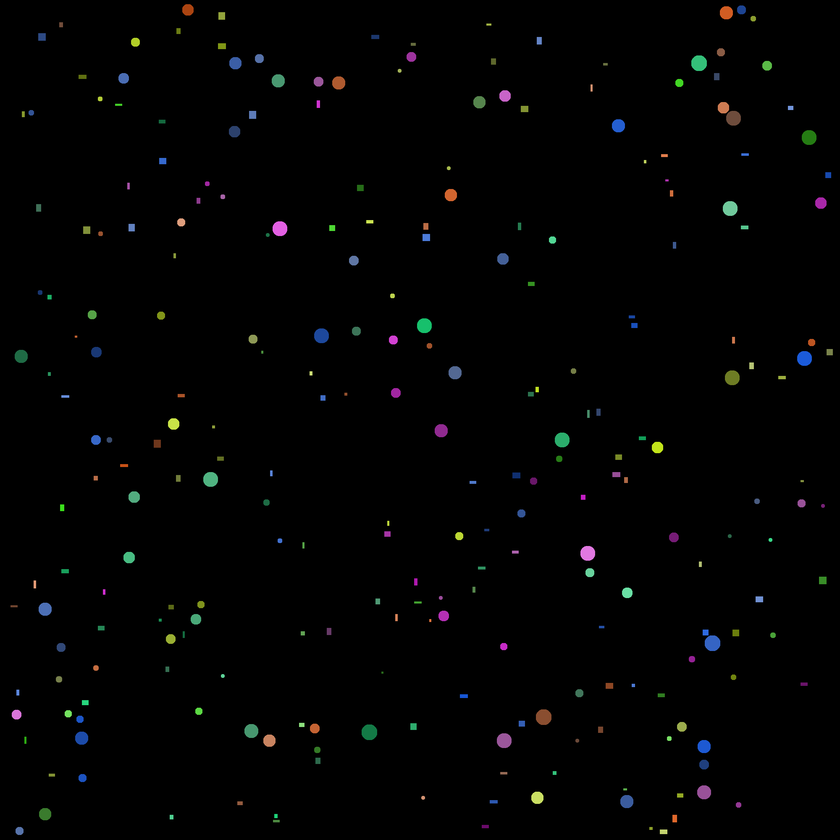
#> input picture figures_and_colors/balls_and_rects.png, 840 x 840 px, shrunk from 2000 x 2000 before the run
$ python main.py
#> lines starting #> are read from the running program, lines starting #| are printed output that depends on the picture; after the words box and inside, x2 and y2 are one past the last pixel; in counts of white or black regions, pixels touching at a corner belong together
import matplotlib.pyplot as plt
from pathlib import Path
import numpy as np
from skimage.measure import label,regionprops
from skimage.color import rgb2hsv
from collections import defaultdict


def has_vline(arr,width=1):
    return width<=np.sum(arr.mean(0)==1)


def get_shapes(regions):

    shapes=defaultdict(lambda:0)

    for index,region in enumerate(regions):
        key=''

        eccent=region.eccentricity
        if eccent==0:
            if (region.image.size==region.area):
                key='rectangle'
            else:
                key='circle'
        else:
            key='rectangle'


        shapes[key]+=1

    return shapes


file=Path(__file__).parent/"balls_and_rects.png"

image=plt.imread(file)
#> image is the input picture: shape (840, 840, 3) float32; mean R, G, B 0.00815, 0.00929, 0.00893


bin_image=np.mean(image,2)
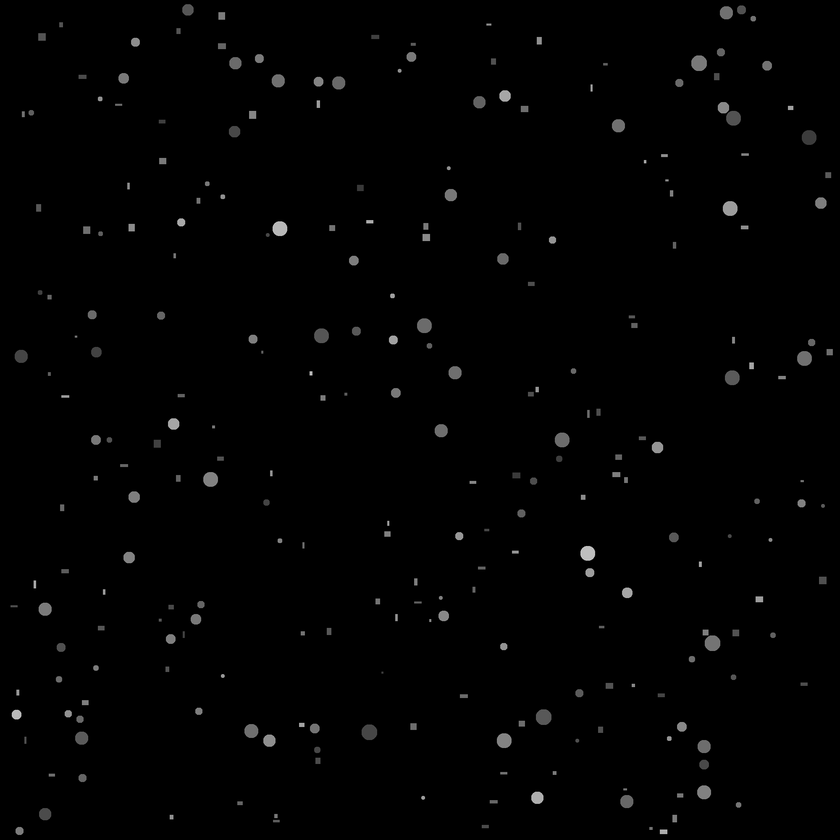
#> bin_image: shape (840, 840) float32; min 0, max 0.825, mean 0.00879
bin_image[bin_image>0]=1
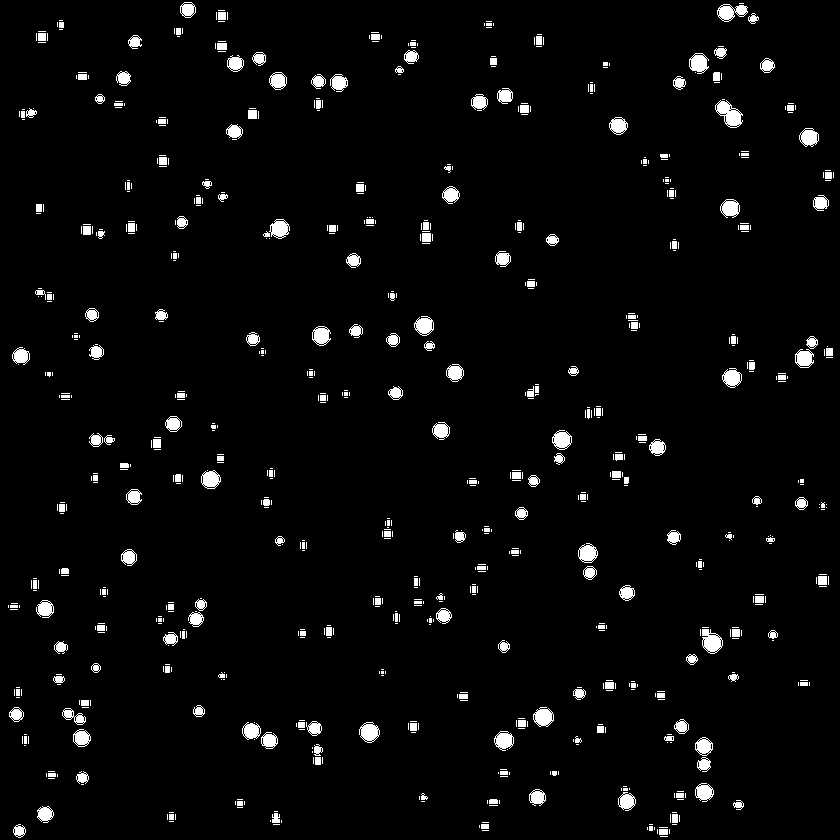
#> bin_image: shape (840, 840) float32; values 0 (black) and 1 (white), 3.5% white; 789 white regions (550 under 20 px), largest, box (x1, y1, x2, y2) and area: (715, 100, 743, 128) 411, (702, 629, 723, 654) 340, (717, 4, 748, 22) 321
labeled=label(bin_image)
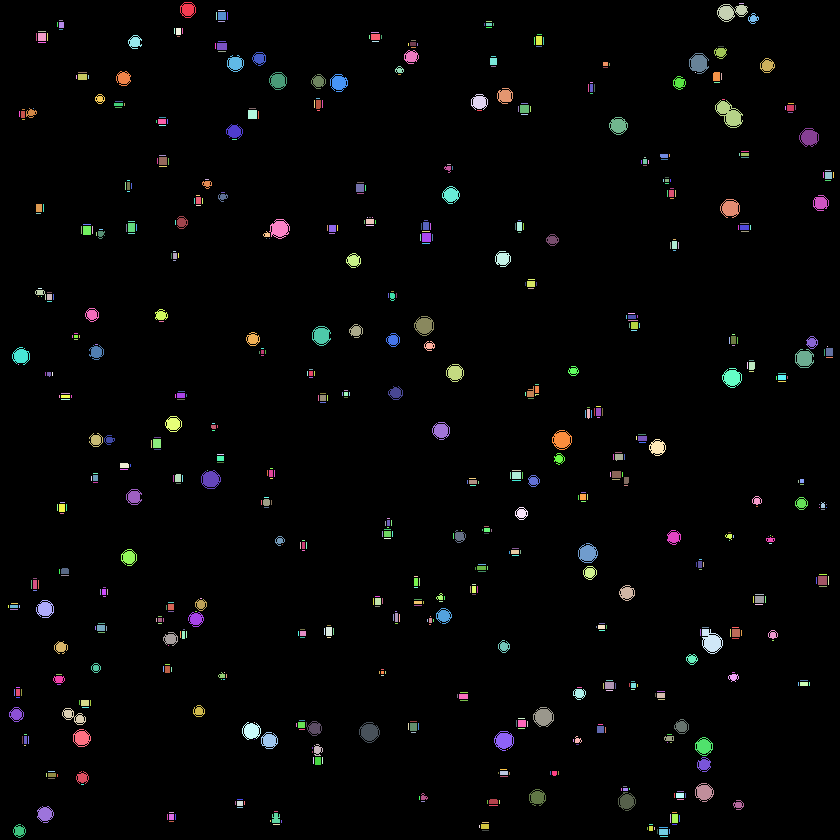
#> labeled: shape (840, 840) int64; 790 distinct labels, from 0 to 789; one colour per label, 0 black


print(f'overall figures={labeled.max()}')
#| overall figures=789


hsv_image=rgb2hsv(image)
#> hsv_image: shape (840, 840, 3) float32; mean of channels 0, 1, 2 0.0147, 0.0236, 0.013


c=0
prev=0
ars=[[],[],[],[],[],[],[],[],[],[]]
for index,i in enumerate(np.linspace(0,1,10)):
    tmp_image=np.copy(hsv_image)
    tmp_image[tmp_image[:,:,0]<prev]=0
    tmp_image[tmp_image[:,:,0]>i]=0
    tmp_image[tmp_image[:,:,0]>0]=1

    tmp_image=np.mean(tmp_image,2)

    labeled=label(tmp_image)
    if labeled.max()>0:
        c+=1
        print(f'color № {c}')
        regions=regionprops(labeled)
        shapes=get_shapes(regions)
        for cur_key in shapes:
            print(f'\tfigures shaped like {cur_key} = {shapes[cur_key]}')


    prev=i
#> this loop made 10 passes
#> shapes on passes 2 to 9: {'rectangle': 87, 'circle': 1}, {'rectangle': 340}, {'rectangle': 451}, {'rectangle': 403, 'circle': 1}, {'rectangle': 408}, {'rectangle': 196}, {'rectangle': 320}, {'rectangle': 100}
#| 	figures shaped like rectangle = 87
#| 	figures shaped like circle = 1
#| 	figures shaped like rectangle = 340
#| 	figures shaped like rectangle = 451
#| 	figures shaped like rectangle = 403
#| 	figures shaped like circle = 1
#| 	figures shaped like rectangle = 408
#| 	figures shaped like rectangle = 196
#| 	figures shaped like rectangle = 320
#| 	figures shaped like rectangle = 100
#> pass 2, `tmp_image=np.mean(tmp_image,2)`:
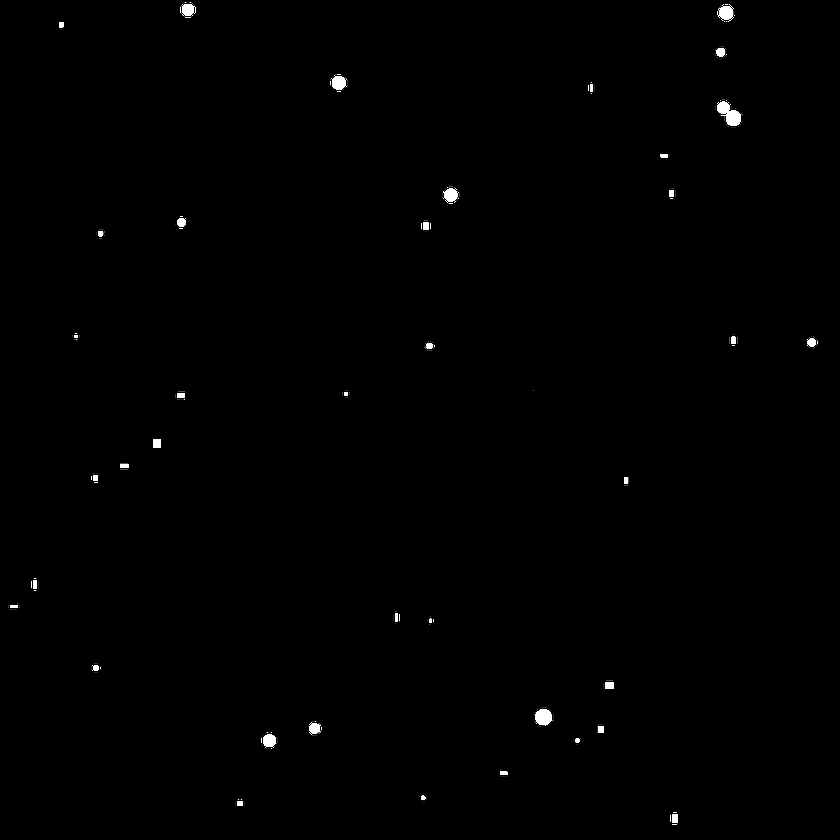
#> tmp_image: shape (840, 840) float32; min 0, max 1, mean 0.00405
#> after the loop: tmp_image: shape (840, 840) float32; every value is 0
#> after the loop, c = 8
